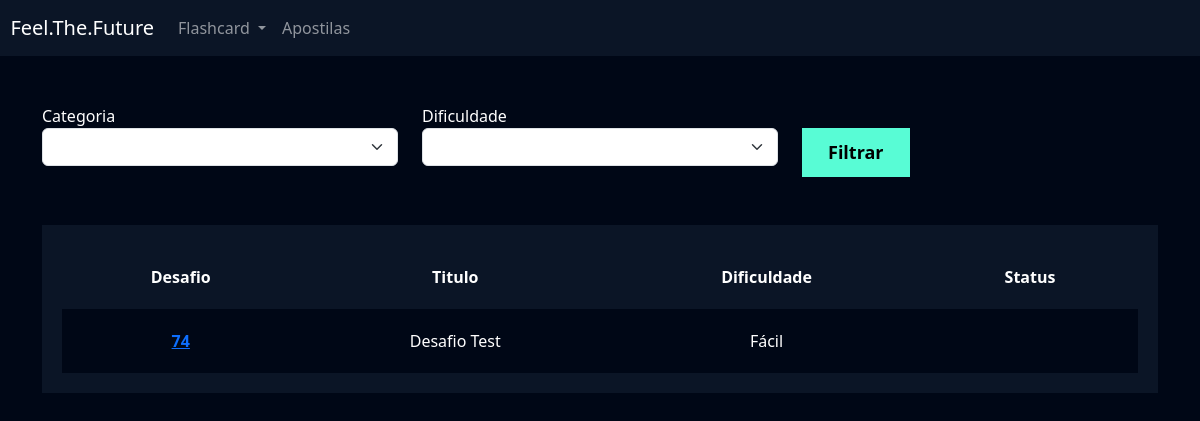
The app's page /flashcard/listar_desafio/ (signed in), older data.
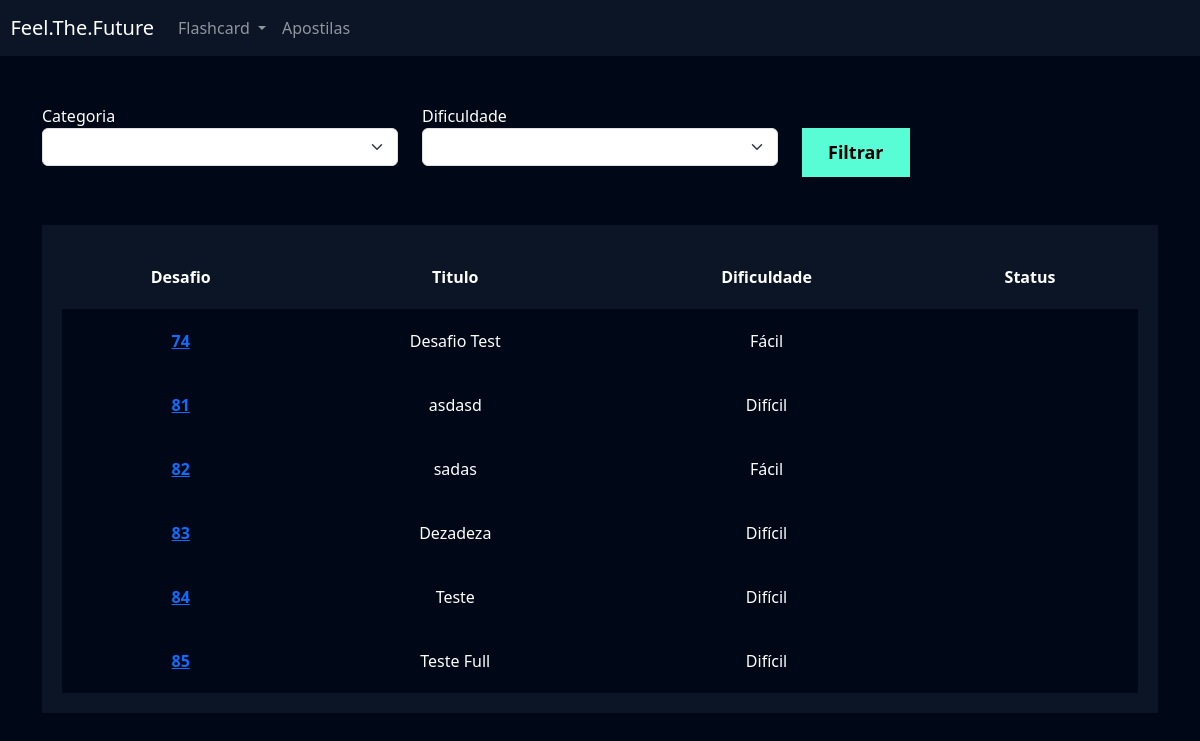
The same page, newer data.
### flashcard/models.py (models this page shows, shortened)
class Challenge(models.Model):
    user = models.ForeignKey(User, on_delete=models.DO_NOTHING)
    tittle = models.CharField(max_length=100)
    category = models.ManyToManyField(Categoria)
    quantity_questions = models.IntegerField()
    difficulty = models.CharField(
        max_length=1, choices=Flashcard.DIFICULDADE_CHOICES
    )
    flashcards = models.ManyToManyField(FlashcardChallenge)

### flashcard/views.py (the view)
# urls.py: path('listar_desafio/', views.listar_desafio, name="listar_desafio"),
def listar_desafio(request):
    challenge = Challenge.objects.filter(user=request.user)
    return render(request, 'listar_desafio.html', {'desafios': challenge})

### flashcard/templates/listar_desafio.html (shortened to what this page needs)
{% extends "base.html" %}
{% load static %}
{% block 'cabecalho' %}
    <link href="{% static 'usuarios/css/cadastro.css' %}" rel="stylesheet">
    <link href="{% static 'flashcard/css/novo_flashcard.css' %}" rel="stylesheet">
    <link href="{% static 'flashcard/css/iniciar_desafio.css' %}" rel="stylesheet">
    <link href="{% static 'flashcard/css/listar_desafio.css' %}" rel="stylesheet">
    <link href='https://unpkg.com/boxicons@2.1.4/css/boxicons.min.css' rel='stylesheet'>
{% endblock 'cabecalho' %}
{% block 'conteudo' %}
    {% include "partials/header.html" %}
    <div class="container">
        <br>
        <br>
        <div class="row">
            <div class="col-md">
                <form action="}" method="GET">
                <label for="">Categoria</label>
                <select name="categoria" class="form-select">
                </select>
            </div>
            <div class="col-md">
                <label for="">Dificuldade</label>
                <select name="dificuldade" class="form-select">
                </select>
            </div>
            <div class="col-md">
                <br>
                <input type="submit" value="Filtrar" class="btn-cadastro">
            </div>
        </div>
        <br>
        <br>
        <div class="box-listar">
            <table>
                <thead>
                  <tr>
                    <th scope="col">Desafio</th>
                    <th scope="col">Titulo</th>
                    <th scope="col">Dificuldade</th>
                    <th scope="col">Status</th>
                  </tr>
                </thead>
                <tbody>
                    {% for desafio in desafios %}
                        <tr class="linha">
                            <th><a href="{% url 'desafio' desafio.id %}">{{desafio.id}}</a></th>
                            <td>{{desafio.tittle}}</td>
                            <td>{{desafio.get_difficulty_display}}</td>
                            <td>{{desafio.status}}</td>
                        </tr>
                  {% endfor %}
                </tbody>
              </table>
        </div>
    </div>
{% endblock 'conteudo' %}

Row changes from the older to the newer data that the page shows:
added Challenge: id "81", tittle "asdasd", difficulty "Difícil"
added Challenge: id "82", tittle "sadas", difficulty "Fácil"
added Challenge: id "83", tittle "Dezadeza", difficulty "Difícil"
added Challenge: id "84", tittle "Teste", difficulty "Difícil"
added Challenge: id "85", tittle "Teste Full", difficulty "Difícil"
